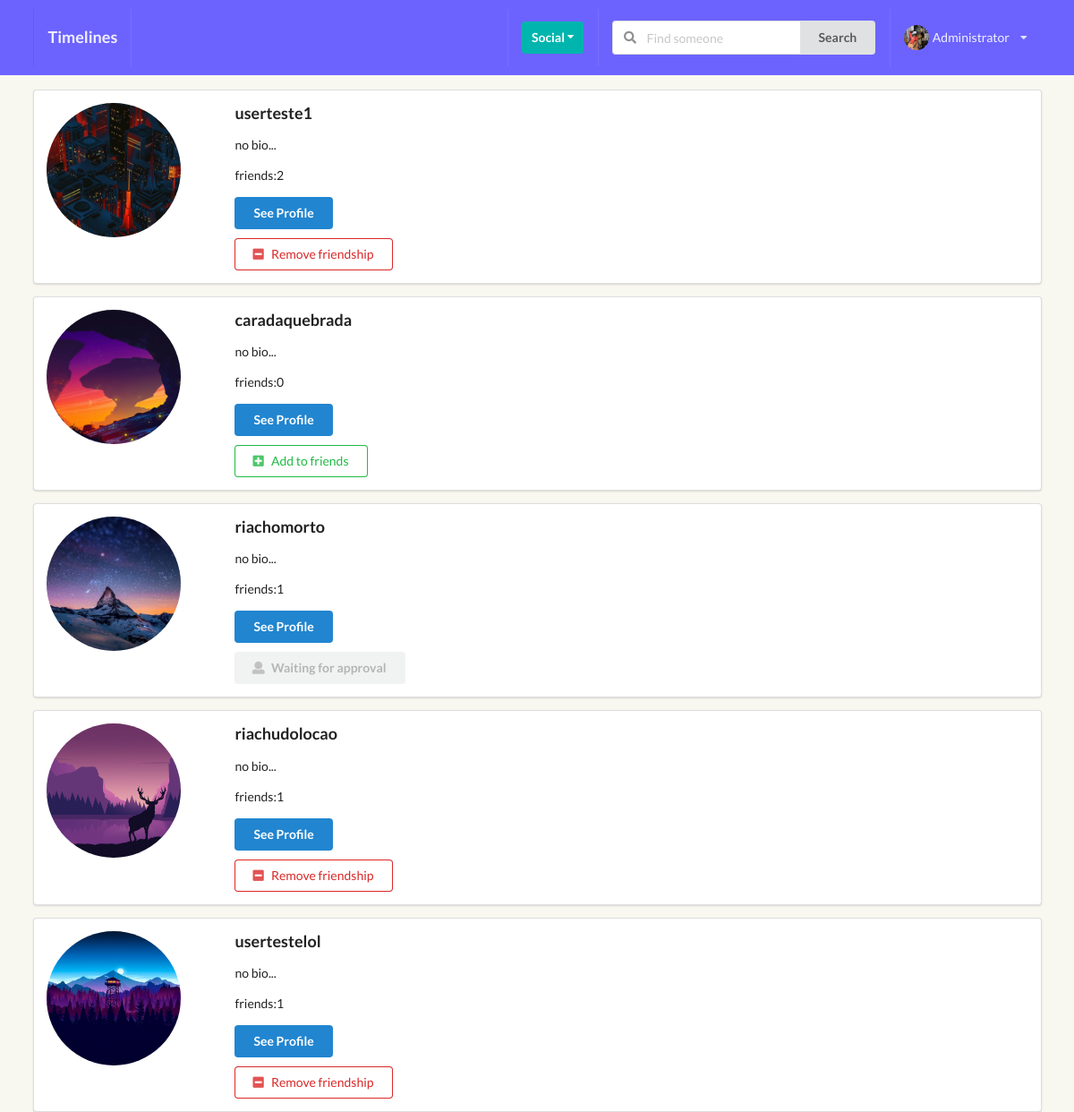
The page /profiles/ (signed in) on the database as committed earlier.
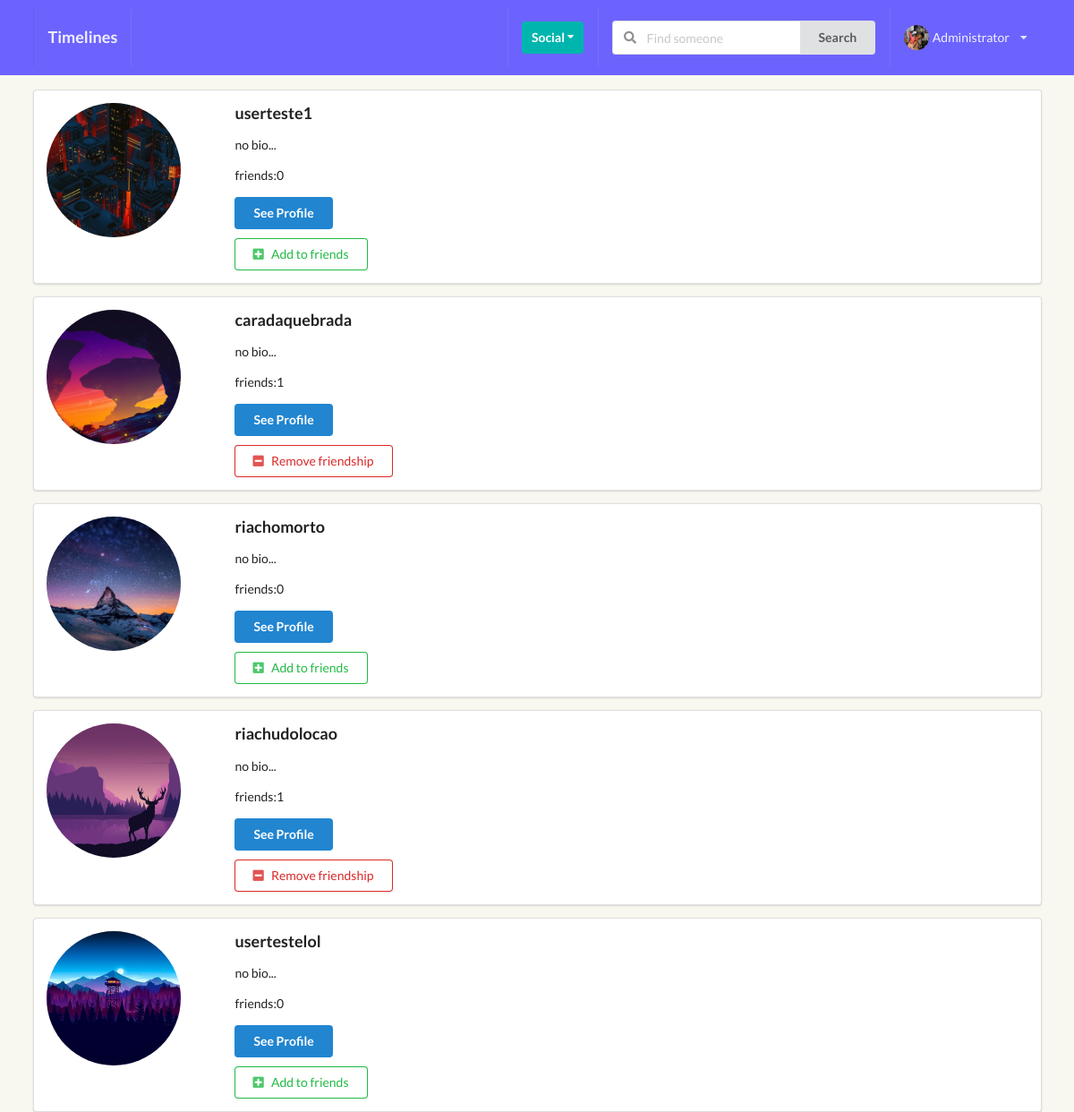
The same page on the database as committed later.
### perfil/models.py (models this page shows, shortened)
class Profile(models.Model):
    first_name = models.CharField(max_length=200, blank=True)
    last_name = models.CharField(max_length=200, blank=True)
    username = models.OneToOneField(User, on_delete=models.CASCADE)
    bio = models.TextField(default="no bio...", max_length=300)
    email = models.EmailField(max_length=200, blank=True)
    country = models.CharField(max_length=200, blank=True)
    avatar = models.ImageField(default='avatar.png', upload_to='avatars/')
    friends = models.ManyToManyField(User, blank=True, related_name='friends')
    slug = models.SlugField(unique=True, blank=True)
    updated = models.DateTimeField(auto_now=True)
    created = models.DateTimeField(auto_now_add=True)
    objects = ProfileManager()
    def get_absolute_url(self):
        return reverse("perfil:profile_detail_view", kwargs={"slug": self.slug})
    def get_friends_no(self):
        return self.friends.count()
    __initial_first_name = None
    __initial_last_name = None
    def __init__(self, *args, **kwargs):
        super().__init__(*args, **kwargs)
        self.__initial_first_name = self.first_name
        self.__initial_last_name = self.last_name

### perfil/views.py (the view, shortened to what this page needs)
# urls.py: path('', ProfileListView.as_view(), name="all-profiles-view"),
class ProfileListView(LoginRequiredMixin, ListView):
    model = Profile
    template_name = 'perfil/profiles_list.html'
    def get_queryset(self):
        qs = Profile.objects.get_all_profiles(self.request.user)
        return qs
    def get_context_data(self, **kwargs):
        context = super().get_context_data(**kwargs)
        user = User.objects.get(username__iexact=self.request.user)
        profile = Profile.objects.get(username=user)
        rel_r = Relationship.objects.filter(sender=profile)
        rel_s = Relationship.objects.filter(receiver=profile)
        rel_receiver = []
        rel_sender = []
        for item in rel_r:
            rel_receiver.append(item.receiver.username)
        for item in rel_s:
            rel_sender.append(item.sender.username)
        context["rel_receiver"] = rel_receiver
        context["rel_sender"] = rel_sender
        context['is_empty'] = False
        if len(self.get_queryset()) == 0:
            context['is_empty'] = True
        return context

### perfil/context_processors.py (called while the page is built)
def profile_pic(request):
    if request.user.is_authenticated:
        profile_obj = Profile.objects.get(username=request.user)
        pic = profile_obj.avatar
        return {'picture':pic}
    return {}

def invitations_received_no(request):
    if request.user.is_authenticated:
        profile_obj = Profile.objects.get(username=request.user)
        qs_count = Relationship.objects.invitations_received(profile_obj).count()
        return {'invites_num':qs_count}
    return {}

### perfil/models.py (called while the page is built)
    def get_all_profiles(self, me):
        profiles = Profile.objects.all().exclude(username=me)
        return profiles

    def invitations_received(self, receiver):
        qs = Relationship.objects.filter(receiver=receiver, status='send')
        return qs

### perfil/templates/perfil/profiles_list.html (shortened to what this page needs)
{% extends 'base.html' %} {% block title %} All Profiles {% endblock title %} {% block content %}
{% for obj in object_list %}
<div class="ui segment">
    <div class="ui grid">
        <div class="row">
            <div class="three wide column">
                <img class="ui small circular image fullpc profile-pic" src={{obj.avatar.url}}>
            </div>
            <div class="thirteen wide column">
                <h3>{{obj.username}}</h3>
                <p>{{obj.bio}}</p>
                <p>friends:{{obj.get_friends_no}}</p>
                <a href={{ obj.get_absolute_url }}><button class="ui primary button">See Profile</button></a>
                <br> {% if obj.username not in rel_receiver and request.user not in rel_sender %}
                <form class="send_invite" action="{% url 'perfil:send_invite' %}" method="POST">
                    <button type="submit" class="mt-10 ui positive basic button"><i class="plus square icon"></i>Add to friends</button>
                </form>
                {% endif %} {% if obj.username in rel_receiver and request.user not in obj.friends.all %}
                <button class="mt-10 ui disabled button"><i class="user icon"></i>Waiting for approval</button> {% endif %} {% if request.user in obj.friends.all %}
                <form action="{% url 'perfil:remove_friend' %}" method="POST">
                    <button class="mt-10 ui negative basic button"><i class="minus square icon"></i>Remove friendship</button>
                </form>
                {% endif %}
            </div>
        </div>
    </div>
</div>
{% endfor %} {% endblock content %}

### templates/base.html (shortened to what this page needs)
{% load static %}
<!doctype html>
<html lang="en">
<head>
    <link href="{% static 'style.css' %}" rel="stylesheet" type="text/css" />
    <link href="{% static 'not_logged.css' %}" rel="stylesheet" type="text/css" />
    <link rel="stylesheet" type='text/css' href="https://cdnjs.cloudflare.com/ajax/libs/semantic-ui/2.2.14/semantic.min.css">
</head>
<body>
    {% if user.is_authenticated %} {% include 'main/navbar.html' %}
    <div class="ui container pt-100">
        {% block content %} {% endblock content %}
    </div>
    {% else %} {% block not_logged %} {% endblock not_logged %} {% endif %} {% block scripts %} {% endblock scripts %}
</body>
</html>

### templates/main/navbar.html (shortened to what this page needs)
<div class="ui inverted menu nav mb-7 fixed top sticky" style="background-color: #6C63FF !important;">
    <div class="ui container">
        <a href="{% url 'posts:main-post-view' %}" class="item">
            <h3>Timelines</h3>
        </a>
        <div class="right menu">
            {% if request.user.is_authenticated %}
            <div class="item">
                <div class="ui floating dropdown icon button teal"> Social
                    <i class="dropdown icon"></i>
                </div>
            </div>
            <div class="item">
                <form action="{% url 'perfil:profile-search' %}" method="POST">
                    <div class="ui action left icon input">
                        <input class="prompt" type="text" name='searched_name' placeholder="Find someone">
                        <button type='submit' class="ui button">Search</button>
                    </div>
                </form>
            </div>
            <div class="item ui floating dropdown">
                <img src={{picture.url}} class='ui avatar image'>{{ request.user }}<i class="dropdown icon"></i>
            </div>
        </div>
        {% endif %}
    </div>
</div>

### static_project/style.css (style rules this page uses)
body { background: #F8F8F1 !important; }
.nav { border-radius: 0px !important; padding: 10px 0 10px 0 !important; }
.pt-100 { padding-top: 100px !important; }
.mb-7 { margin-bottom: 7px !important; }
.mt-10 { margin-top: 10px !important; }
.right { float: right; }
.left { float: left; }
.fixed { position: fixed !important; }
.profile-pic { min-height: 150px; max-height: 150px; object-fit: cover; }

### static_project/not_logged.css (style rules this page uses)
body { -webkit-font-smoothing: antialiased; -moz-font-smoothing: grayscale; }
@media only screen and (min-width: 768px) { .ui.container { width: 700px; max-width: 700px; } }

Rows that differ between the two databases and show on the page:
changed Profile "userteste1": get_friends_no "2" → "0"; text "Remove friendship" → "Add to friends"
changed Profile "caradaquebrada": get_friends_no "0" → "1"; text "Add to friends" → "Remove friendship"
changed Profile "riachomorto": get_friends_no "1" → "0"; text "Waiting for approval" → "Add to friends"
changed Profile "usertestelol": get_friends_no "1" → "0"; text "Remove friendship" → "Add to friends"
